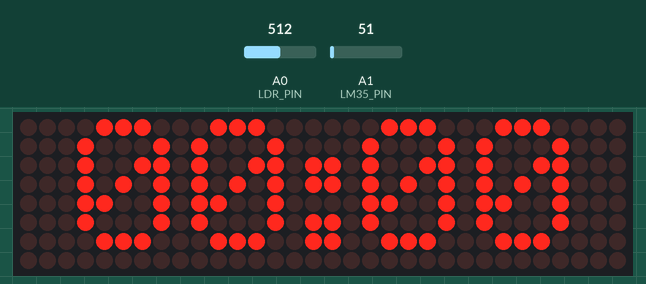
A sketch run on a simulated Arduino Uno, built with avr-gcc and run on an emulated ATmega328P. Parts: 32×8 LED matrix. Inputs (shaded band) come from the test bench; at power-on: A0 (LDR_PIN) = 512, A1 (LM35_PIN) = 51. The local clock reads 2024-03-15 10:24:30 at power-on unless the sketch sets it; what the sketch prints to the serial monitor is not drawn.

Above: at 1.2 s.
1.3 s: A0 (LDR_PIN) set to 716
2.8 s: A0 (LDR_PIN) set to 900
4.3 s: A0 (LDR_PIN) set to 1010
At 11.1 s:
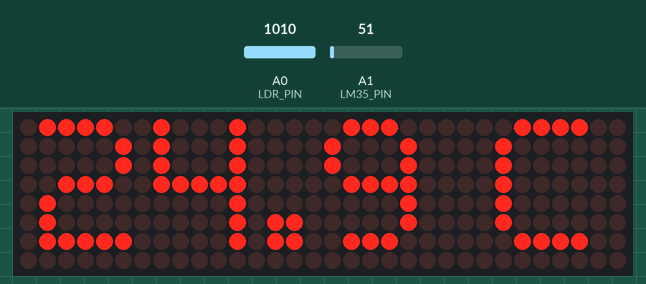
Timing chart, 0 to 11.8 s (numbered marks = the images above; inputs shaded):
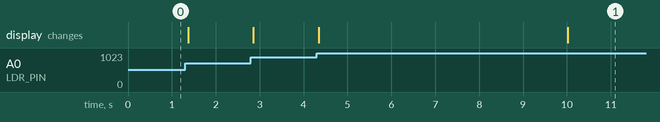

The sketch:

main.ino
```cpp
#include <DS3231.h>
#include <Wire.h>
#include <MD_Parola.h>
#include <MD_MAX72xx.h>
#include <SPI.h>

// MAX7219
// Define hardware type, size, and output pins:
#define HARDWARE_TYPE MD_MAX72XX::FC16_HW
#define MAX_DEVICES 4
#define CS_PIN 3

// LDR
#define LDR_PIN A0

// LM35
#define LM35_PIN A1

// Create a new instance of the MD_Parola class with hardware SPI connection:
MD_Parola myDisplay = MD_Parola(HARDWARE_TYPE, CS_PIN, MAX_DEVICES);


DS3231 myRTC;

byte year;
byte month;
byte date;
byte dow;
byte hour;
byte minute;
byte second;

unsigned long timeAlive = 0;

bool century = false;
bool h12Flag = false;
bool pmFlag = false;

const byte WAIT = 60;

const String DASH = "-";
const String SPACE = " ";
const String COLON = ":";
const String EMPTY_STR = "";

const char *NAMA = "Aaron Christopher";
const char *NRP = "07211940000055";

float temperature;

char buf[100];

enum State { nama, waktu };
State state = waktu;

void setup() {
    // Start the serial port
    Serial.begin(9600);

    // Start the I2C interface
    Wire.begin();

    myRTC.setYear(0);
    myRTC.setMonth(0);
    myRTC.setDate(0);
    myRTC.setDoW(0);
    myRTC.setHour(0);
    myRTC.setMinute(0);
    myRTC.setSecond(0);

    // Initialize the object:
    myDisplay.begin();
    // Set the intensity (brightness) of the display (0-15):
    myDisplay.setIntensity(0);
    // Clear the display:
    myDisplay.displayClear();

    myDisplay.setTextAlignment(PA_CENTER);

    setTime();

    Serial.println("Setup Complete!");
}

void loop() {
    myDisplay.setIntensity(ledIntensitySelect(analogRead(LDR_PIN)));

    String toBePrinted = EMPTY_STR;

    byte curSecond = myRTC.getSecond();

    // Serial.println(getTemp());

    if ((curSecond >= 10 && curSecond <= 15) || (curSecond >= 40 && curSecond <= 45)) {
        toBePrinted += getTemp();
    } else {
        toBePrinted += getTime();
    }

    setTemp();

    myDisplay.print(toBePrinted);

    delay(WAIT);
}

String getTemp() {
    unsigned long timeNow = millis();
    if (timeAlive == 0 || timeNow - timeAlive >= 1000) {
        temperature = (float)analogRead(LM35_PIN) / 2.0479;
        timeAlive = timeNow;
    }
    String res;
    res.concat(temperature);
    res = res.substring(0, 4);
    res.concat(" ");
    res.concat("C");
    return res;
}

void setTemp() {
    String t = EMPTY_STR;
    t += getTemp();
    Serial.println(t);
    t.toCharArray(buf, 100);
}

void setNama() {
    String n = NAMA;

    n.toCharArray(buf, 100);
}

String getTime() {
    char buf[30];
    int hour = myRTC.getHour(h12Flag, pmFlag);
    sprintf(buf, "%02d", hour);
    String time = EMPTY_STR + buf;
    time += COLON;
    int minute = myRTC.getMinute();
    sprintf(buf, "%02d", minute);
    time += buf;

    return time;
}

void setTime() {
    String time = getTime();

    time.toCharArray(buf, 100);
}

byte ledIntensitySelect(int light) {
    int a = abs(light - 1023) * 16;
    a /= 1023;
    --a;
    return abs(a);
}
```
